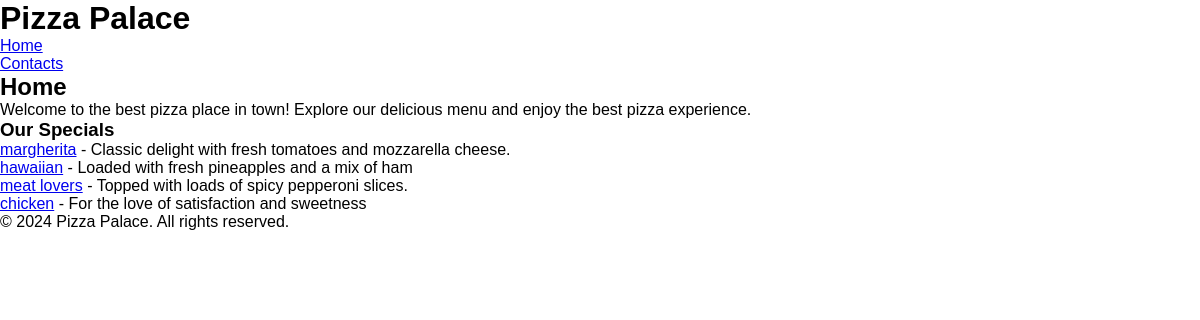
/pizzas/, run on an earlier commit of the app's database.
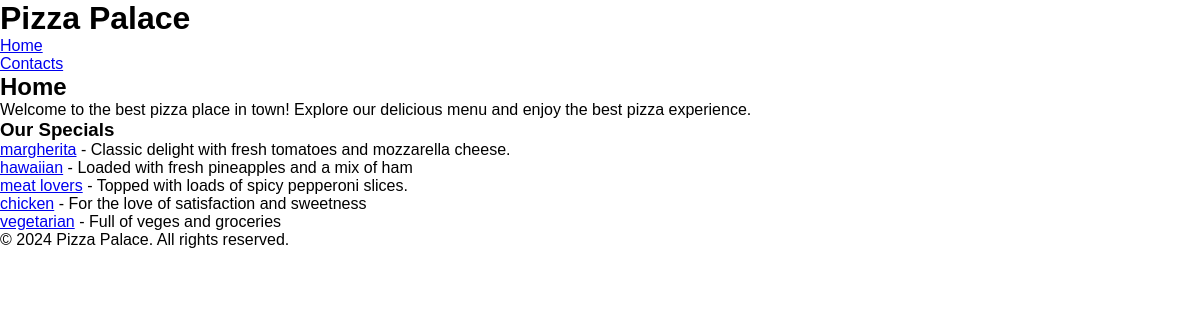
And on a later commit of the database.
### pizzas/models.py (models this page shows, shortened)
class Pizza(models.Model):
    name = models.CharField(max_length=50)
    description = models.TextField(default='For the love of satisfaction and sweetness')
    class Meta:
        verbose_name_plural = 'pizzas'

### pizzas/views.py (the view)
# urls.py: path('', views.home_view, name="home"),
def home_view(request):
    all_pizzas = Pizza.objects.all()
    context = {'all_pizzas': all_pizzas}
    return render(request, 'pizzas/home.html', context)

### pizzas/templates/pizzas/home.html (shortened to what this page needs)
{% extends 'pizzas/base.html' %}
{% block extra_css %}
    <link rel="stylesheet" href="{% static 'css/home.css' %}">
{% endblock %}
{% block content %}
    <h2>Home</h2>
    <p>Welcome to the best pizza place in town! Explore our delicious menu and enjoy the best pizza experience.</p>
    <section>
        <h3>Our Specials</h3>
        <ul>
            {% for pizza in all_pizzas %}
                <li><a href="{% url 'pizzas:topping' pizza_name=pizza.name %}">{{pizza.name}}</a> - {{pizza.description}}</li>
            {% endfor %}
        </ul>
    </section>
{% endblock %}

### pizzas/templates/pizzas/base.html (shortened to what this page needs)
<!DOCTYPE html>
<html lang="en">
<head>
    {% load static %}
    <link rel="stylesheet" href="{% static 'css/style.css' %}">
    {% block extra_css %}{% endblock %}
</head>
<body>
    <header>
        <h1>Pizza Palace</h1>
        <nav>
            <ul>
                <li><a href="{% url 'pizzas:home' %}">Home</a></li>
                <li><a href="{% url 'pizzas:contacts' %}">Contacts</a></li>
            </ul>
        </nav>
    </header>
    <main>
        {% block content %}
        {% endblock %}
    </main>
    <footer>
        <p>&copy; 2024 Pizza Palace. All rights reserved.</p>
    </footer>
</body>
</html>

### pizzas/static/css/style.css (style rules this page uses)
* { margin: 0px; padding: 0px; box-sizing: border-box; }

### pizzas/static/css/home.css (style rules this page uses)
* { margin: 0px; padding: 0px; box-sizing: border-box; }
body { font-family: Arial, sans-serif; }

What changed in the data, as far as the page shows it:
added Pizza: name "vegetarian", description "Full of veges and groceries"
